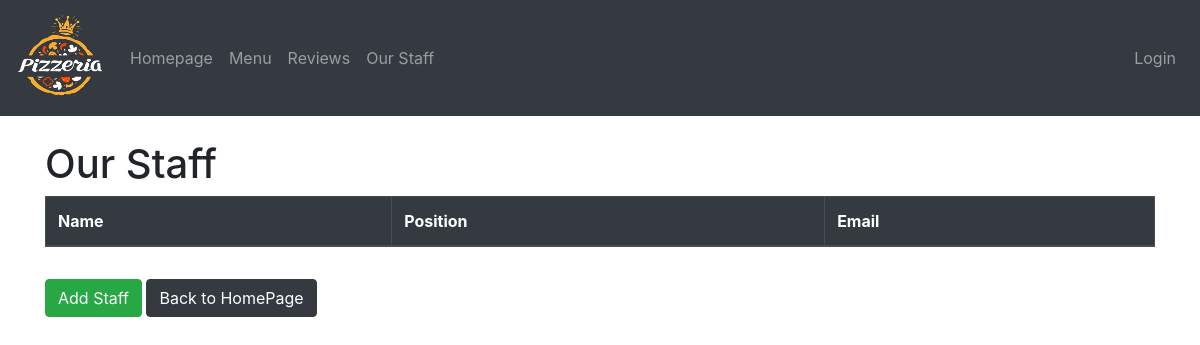
Before: /staff/ with the older database file.
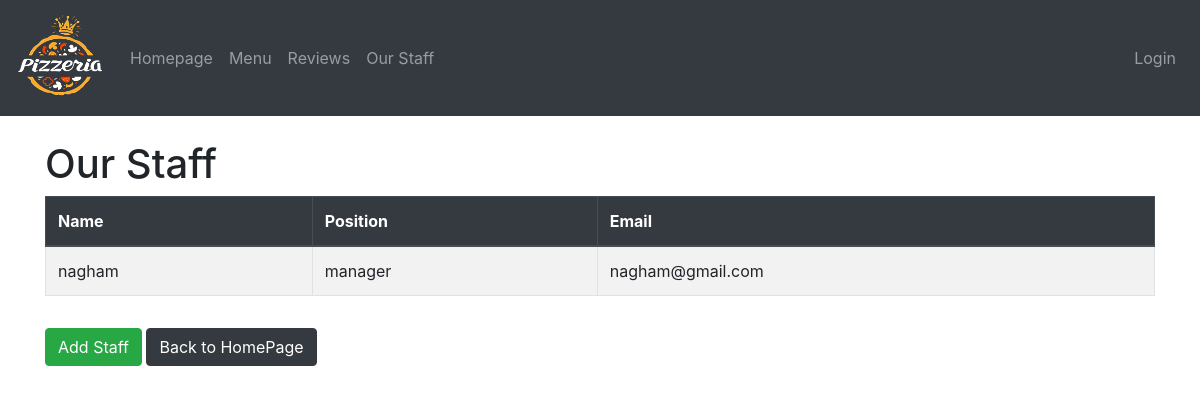
After: the same page with the newer database file.
### staff/models.py (models this page shows, shortened)
class Staff(models.Model):
    name = models.CharField(max_length=100)
    position = models.CharField(max_length=100)
    email = models.EmailField()

### staff/views.py (the view)
# urls.py: path('', views.StaffListView.as_view(), name='staff_list'),
class StaffListView(ListView):
    model = Staff
    form_class = StaffForm
    template_name = 'staff_list.html'
    context_object_name = 'staff_members'

### templates/staff_list.html (shortened to what this page needs)
{% extends "base.html" %}
{% load crispy_forms_tags %}
{% block content %}
<h1>Our Staff</h1>
<table class="table table-striped table-bordered">
    <thead class="thead-dark">
        <tr>
            <th scope="col">Name</th>
            <th scope="col">Position</th>
            <th scope="col">Email</th>
        </tr>
    </thead>
    <tbody>
        {% for i in staff_members %}
            <tr>
                <td>{{ i.name }}</td>
                <td>{{ i.position }}</td>
                <td>{{ i.email }}</td>
            </tr>
        {% endfor %}
    </tbody>
</table>
<div>
    <a href="{% url 'add_staff' %}" class="btn btn-success mt-3">Add Staff</a>
    <a href="{% url 'homepage' %}" class="btn btn-dark  mt-3">Back to HomePage</a>
</div>
{% endblock %}

Changed rows visible on the page:
added Staff: name "nagham", position "manager", email "nagham@gmail.com"
